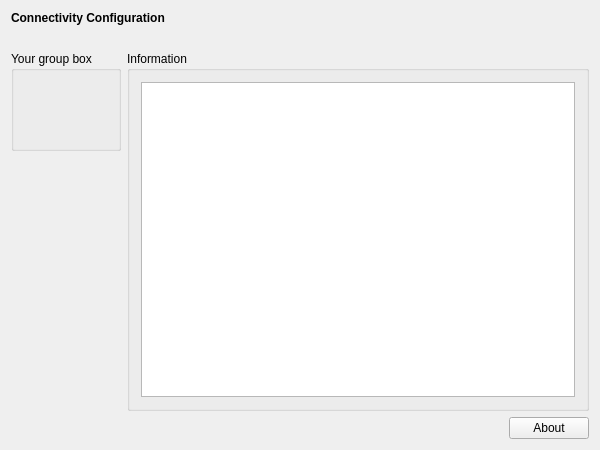
<?xml version="1.0" encoding="UTF-8"?>
<ui version="4.0">
 <class>ConnectivitySetupWidgetClass</class>
 <widget class="QWidget" name="ConnectivitySetupWidgetClass">
  <property name="geometry">
   <rect>
    <x>0</x>
    <y>0</y>
    <width>600</width>
    <height>450</height>
   </rect>
  </property>
  <property name="windowTitle">
   <string>DummySetupWidget</string>
  </property>
  <layout class="QVBoxLayout" name="verticalLayout">
   <item>
    <widget class="QLabel" name="m_qLabel_Headline">
     <property name="font">
      <font>
       <weight>75</weight>
       <bold>true</bold>
      </font>
     </property>
     <property name="text">
      <string>Connectivity Configuration</string>
     </property>
    </widget>
   </item>
   <item>
    <spacer name="m_qVerticalSpacer_Headline">
     <property name="orientation">
      <enum>Qt::Vertical</enum>
     </property>
     <property name="sizeType">
      <enum>QSizePolicy::Fixed</enum>
     </property>
     <property name="sizeHint" stdset="0">
      <size>
       <width>20</width>
       <height>20</height>
      </size>
     </property>
    </spacer>
   </item>
   <item>
    <layout class="QGridLayout" name="m_qGridLayout_main">
     <item row="0" column="0">
      <widget class="QGroupBox" name="m_qGroupBox_yourGroupBox">
       <property name="sizePolicy">
        <sizepolicy hsizetype="Minimum" vsizetype="Preferred">
         <horstretch>0</horstretch>
         <verstretch>0</verstretch>
        </sizepolicy>
       </property>
       <property name="minimumSize">
        <size>
         <width>0</width>
         <height>100</height>
        </size>
       </property>
       <property name="title">
        <string>Your group box</string>
       </property>
       <property name="flat">
        <bool>false</bool>
       </property>
       <layout class="QGridLayout" name="m_qGridLayout_Properties"/>
      </widget>
     </item>
     <item row="0" column="1" rowspan="2" colspan="2">
      <widget class="QGroupBox" name="m_qGroupBox_Information">
       <property name="title">
        <string>Information</string>
       </property>
       <layout class="QGridLayout" name="m_qGridLayout_Information">
        <item row="0" column="0">
         <widget class="QTextBrowser" name="m_qTextBrowser_Information"/>
        </item>
       </layout>
      </widget>
     </item>
     <item row="2" column="1">
      <spacer name="m_qHorizontalSpacer_About">
       <property name="orientation">
        <enum>Qt::Horizontal</enum>
       </property>
       <property name="sizeHint" stdset="0">
        <size>
         <width>40</width>
         <height>20</height>
        </size>
       </property>
      </spacer>
     </item>
     <item row="1" column="0">
      <spacer name="m_qVerticalSpacer_LeftRow">
       <property name="orientation">
        <enum>Qt::Vertical</enum>
       </property>
       <property name="sizeHint" stdset="0">
        <size>
         <width>20</width>
         <height>40</height>
        </size>
       </property>
      </spacer>
     </item>
     <item row="2" column="2">
      <widget class="QPushButton" name="m_qPushButton_About">
       <property name="text">
        <string>About</string>
       </property>
      </widget>
     </item>
    </layout>
   </item>
  </layout>
 </widget>
 <layoutdefault spacing="6" margin="11"/>
 <resources/>
 <connections/>
</ui>
